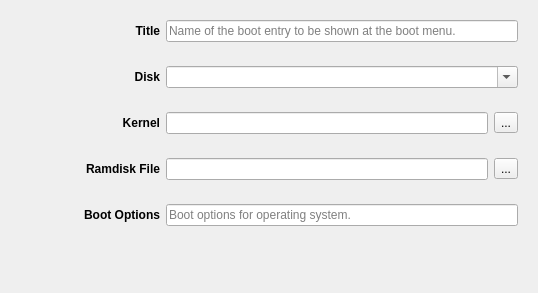
<?xml version="1.0" encoding="UTF-8"?>
<ui version="4.0">
 <class>EditWidget</class>
 <widget class="QWidget" name="EditWidget">
  <property name="geometry">
   <rect>
    <x>0</x>
    <y>0</y>
    <width>538</width>
    <height>293</height>
   </rect>
  </property>
  <property name="sizePolicy">
   <sizepolicy hsizetype="MinimumExpanding" vsizetype="MinimumExpanding">
    <horstretch>0</horstretch>
    <verstretch>0</verstretch>
   </sizepolicy>
  </property>
  <property name="windowTitle">
   <string notr="true">EditWidget</string>
  </property>
  <layout class="QGridLayout" name="gridLayout_6">
   <item row="0" column="0">
    <widget class="QWidget" name="widgetTitle" native="true">
     <layout class="QGridLayout" name="gridLayout">
      <item row="0" column="0">
       <widget class="QLabel" name="label_5">
        <property name="minimumSize">
         <size>
          <width>140</width>
          <height>0</height>
         </size>
        </property>
        <property name="font">
         <font>
          <weight>75</weight>
          <bold>true</bold>
         </font>
        </property>
        <property name="text">
         <string>Title</string>
        </property>
        <property name="alignment">
         <set>Qt::AlignRight|Qt::AlignTrailing|Qt::AlignVCenter</set>
        </property>
        <property name="margin">
         <number>4</number>
        </property>
       </widget>
      </item>
      <item row="0" column="1">
       <widget class="QLineEdit" name="lineTitle">
        <property name="placeholderText">
         <string>Name of the boot entry to be shown at the boot menu.</string>
        </property>
       </widget>
      </item>
     </layout>
    </widget>
   </item>
   <item row="1" column="0">
    <widget class="QWidget" name="widgetDisk" native="true">
     <layout class="QGridLayout" name="gridLayout_2">
      <item row="0" column="0">
       <widget class="QLabel" name="label">
        <property name="minimumSize">
         <size>
          <width>140</width>
          <height>0</height>
         </size>
        </property>
        <property name="font">
         <font>
          <weight>75</weight>
          <bold>true</bold>
         </font>
        </property>
        <property name="text">
         <string>Disk</string>
        </property>
        <property name="alignment">
         <set>Qt::AlignRight|Qt::AlignTrailing|Qt::AlignVCenter</set>
        </property>
        <property name="margin">
         <number>4</number>
        </property>
       </widget>
      </item>
      <item row="0" column="1">
       <widget class="QComboBox" name="lineDisk">
        <property name="sizePolicy">
         <sizepolicy hsizetype="Expanding" vsizetype="Fixed">
          <horstretch>0</horstretch>
          <verstretch>0</verstretch>
         </sizepolicy>
        </property>
        <property name="editable">
         <bool>true</bool>
        </property>
       </widget>
      </item>
     </layout>
    </widget>
   </item>
   <item row="2" column="0">
    <widget class="QWidget" name="widgetKernel" native="true">
     <layout class="QGridLayout" name="gridLayout_3">
      <item row="0" column="0">
       <widget class="QLabel" name="label_2">
        <property name="minimumSize">
         <size>
          <width>140</width>
          <height>0</height>
         </size>
        </property>
        <property name="font">
         <font>
          <weight>75</weight>
          <bold>true</bold>
         </font>
        </property>
        <property name="text">
         <string>Kernel</string>
        </property>
        <property name="alignment">
         <set>Qt::AlignRight|Qt::AlignTrailing|Qt::AlignVCenter</set>
        </property>
        <property name="margin">
         <number>4</number>
        </property>
       </widget>
      </item>
      <item row="0" column="1">
       <widget class="QLineEdit" name="lineKernel"/>
      </item>
      <item row="0" column="2">
       <widget class="QToolButton" name="kernelButton">
        <property name="text">
         <string>...</string>
        </property>
       </widget>
      </item>
     </layout>
    </widget>
   </item>
   <item row="3" column="0">
    <widget class="QWidget" name="widgetRamdisk" native="true">
     <layout class="QGridLayout" name="gridLayout_4">
      <item row="0" column="0">
       <widget class="QLabel" name="label_3">
        <property name="minimumSize">
         <size>
          <width>140</width>
          <height>0</height>
         </size>
        </property>
        <property name="font">
         <font>
          <weight>75</weight>
          <bold>true</bold>
         </font>
        </property>
        <property name="text">
         <string>Ramdisk File</string>
        </property>
        <property name="alignment">
         <set>Qt::AlignRight|Qt::AlignTrailing|Qt::AlignVCenter</set>
        </property>
        <property name="margin">
         <number>4</number>
        </property>
       </widget>
      </item>
      <item row="0" column="1">
       <widget class="QLineEdit" name="lineRamdisk"/>
      </item>
      <item row="0" column="2">
       <widget class="QToolButton" name="ramdiskButton">
        <property name="text">
         <string>...</string>
        </property>
       </widget>
      </item>
     </layout>
    </widget>
   </item>
   <item row="4" column="0">
    <widget class="QWidget" name="widgetOptions" native="true">
     <layout class="QGridLayout" name="gridLayout_5">
      <item row="0" column="0">
       <widget class="QLabel" name="label_4">
        <property name="minimumSize">
         <size>
          <width>140</width>
          <height>0</height>
         </size>
        </property>
        <property name="font">
         <font>
          <weight>75</weight>
          <bold>true</bold>
         </font>
        </property>
        <property name="text">
         <string>Boot Options</string>
        </property>
        <property name="alignment">
         <set>Qt::AlignRight|Qt::AlignTrailing|Qt::AlignVCenter</set>
        </property>
        <property name="margin">
         <number>4</number>
        </property>
       </widget>
      </item>
      <item row="0" column="1">
       <widget class="QLineEdit" name="lineOptions">
        <property name="placeholderText">
         <string>Boot options for operating system.</string>
        </property>
       </widget>
      </item>
     </layout>
    </widget>
   </item>
   <item row="5" column="0">
    <spacer name="verticalSpacer">
     <property name="orientation">
      <enum>Qt::Vertical</enum>
     </property>
     <property name="sizeHint" stdset="0">
      <size>
       <width>10</width>
       <height>20</height>
      </size>
     </property>
    </spacer>
   </item>
  </layout>
 </widget>
 <tabstops>
  <tabstop>lineTitle</tabstop>
  <tabstop>lineDisk</tabstop>
  <tabstop>lineOptions</tabstop>
 </tabstops>
 <resources/>
 <connections/>
</ui>
